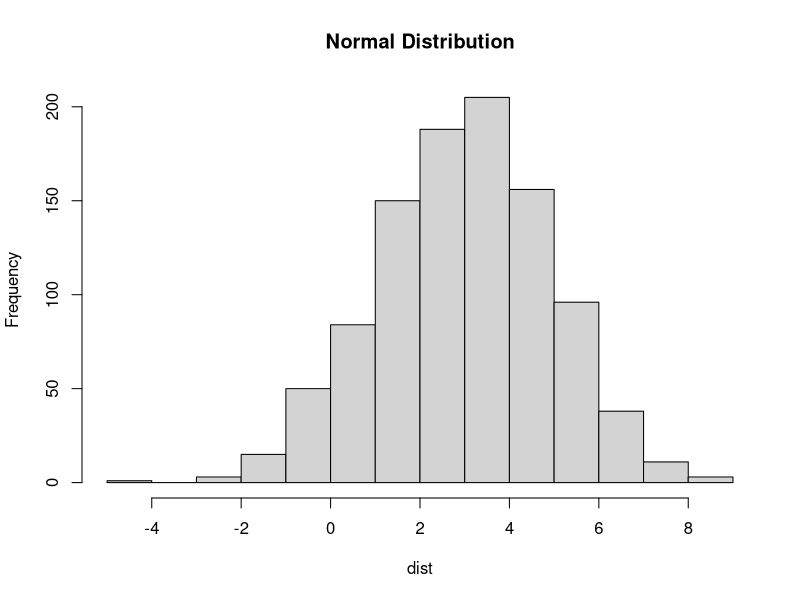

Write R code to recreate this figure.
library(rjson)

dist = rnorm(1000, 3, 2)
jsoned <- toJSON(dist)
write.table(jsoned, './norm_dist1.json', row.names = FALSE, col.names = FALSE, quote = FALSE)
png(file = "./norm_dist1.png")
hist(dist, main = "Normal Distribution")
dev.off()

# dist = runif(1000, 0.23, 10.89)
# jsoned <- toJSON(dist)
# write.table(jsoned, './unif_dist1.json', row.names = FALSE, col.names = FALSE, quote = FALSE)
# png(file = "unif_dist1.png")
# hist(dist, main = "Uniform Distribution")
# dev.off()

# dist = rexp(1000, 3);
# jsoned <- toJSON(dist)
# write.table(jsoned, './exp_dist1.json', row.names = FALSE, col.names = FALSE, quote = FALSE)
# png(file = "exp_dist1.png")
# hist(dist, main = "Exponential Distribution")
# dev.off()

# dist = rlnorm(1000, 0.33, 0.66)
# jsoned <- toJSON(dist)
# write.table(jsoned, './lgnorm_dist1.json', row.names = FALSE, col.names = FALSE, quote = FALSE)
# png(file = "./lgnorm_dist1.png")
# hist(dist, main = "Log-Normal Distribution")
# dev.off()

# library(triangle)
# dist = rtriangle(1000, 2, 15, 4)
# jsoned <- toJSON(dist)
# write.table(jsoned, './tri_dist1.json', row.names = FALSE, col.names = FALSE, quote = FALSE)
# png(file = "./tri_dist1.png")
# hist(dist, main = "Triangle Distribution")
# dev.off()
